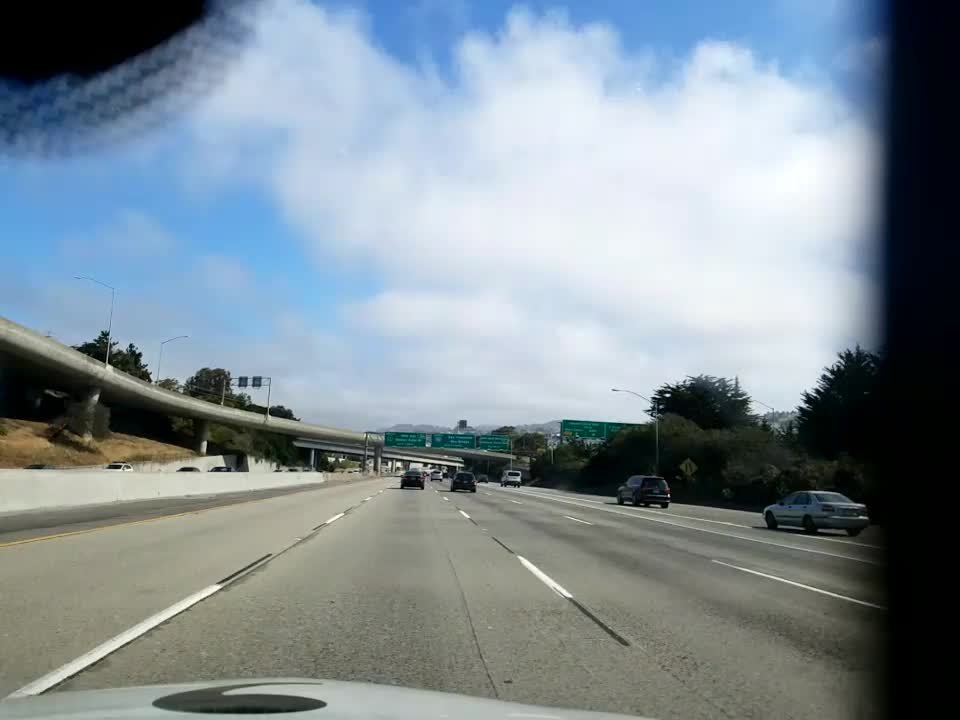
#> input picture pics/0_0.jpg, 960 x 720 px
$ python extract.py   (older library calls are emulated)
#> lines starting #> are read from the running program, lines starting #| are printed output that depends on the picture
import cv2
import numpy as np

img = cv2.imread('./pics/0_0.jpg')
#> img is the input picture: shape (720, 960, 3); mean B, G, R 149.8, 142, 128.8
gray = cv2.cvtColor(img,cv2.COLOR_BGR2GRAY)
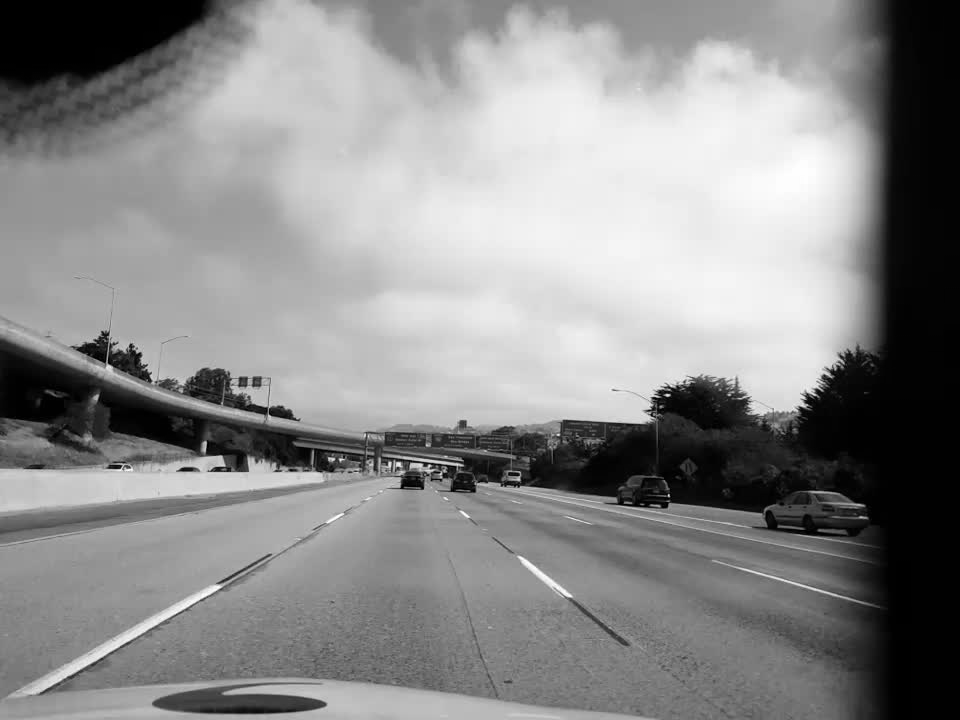
#> gray: shape (720, 960); min 0, max 254, mean 138.9

sift = cv2.SIFT()
kp = sift.detect(gray, None)
#> kp = 1098 keypoints; strongest (x, y, size): (667, 395, 2.5), (218, 469, 4.4), (399, 464, 3.3), (425, 464, 3.3)

img=cv2.drawKeypoints(gray,kp, flags=cv2.DRAW_MATCHES_FLAGS_DRAW_RICH_KEYPOINTS)
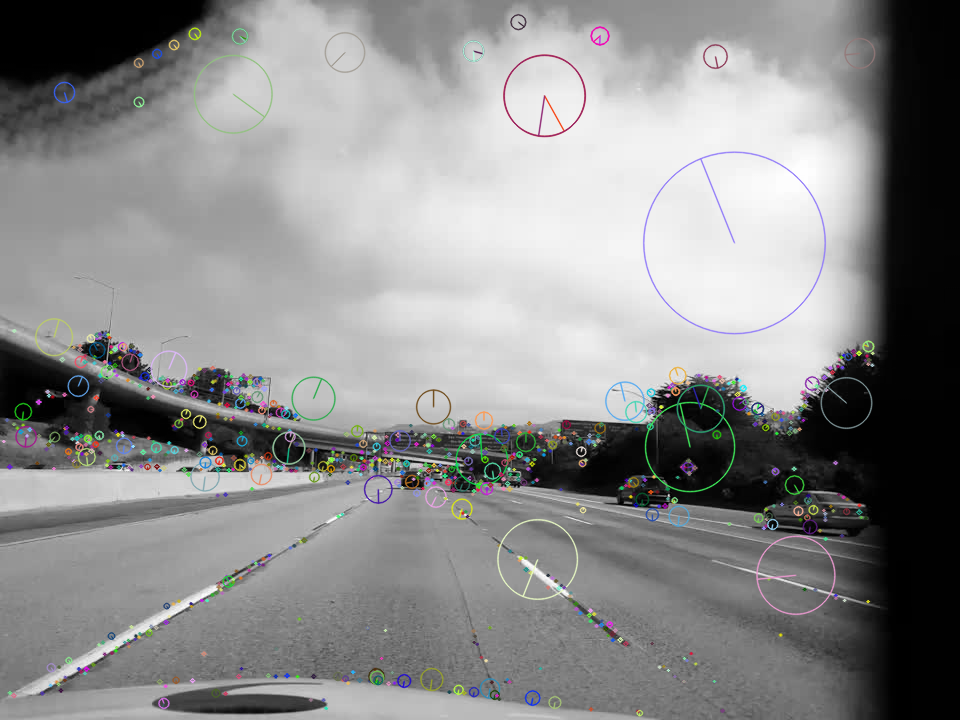
#> img: shape (720, 960, 3); mean of channels 0, 1, 2 139.5, 139.6, 139.4; drawn as B, G, R
cv2.imwrite('sift_keypoints.jpg',img)

gray_dither = np.uint8(np.minimum(255, np.maximum(0, np.int8(10*np.random.randn(*gray.shape)) + gray)))

kp = sift.detect(gray_dither, None)
#> kp = 1349 keypoints; strongest (x, y, size): (667, 395, 2.4), (218, 469, 4.3), (399, 464, 3.3), (184, 469, 3.9)
img=cv2.drawKeypoints(gray_dither, kp,
    flags=cv2.DRAW_MATCHES_FLAGS_DRAW_RICH_KEYPOINTS)
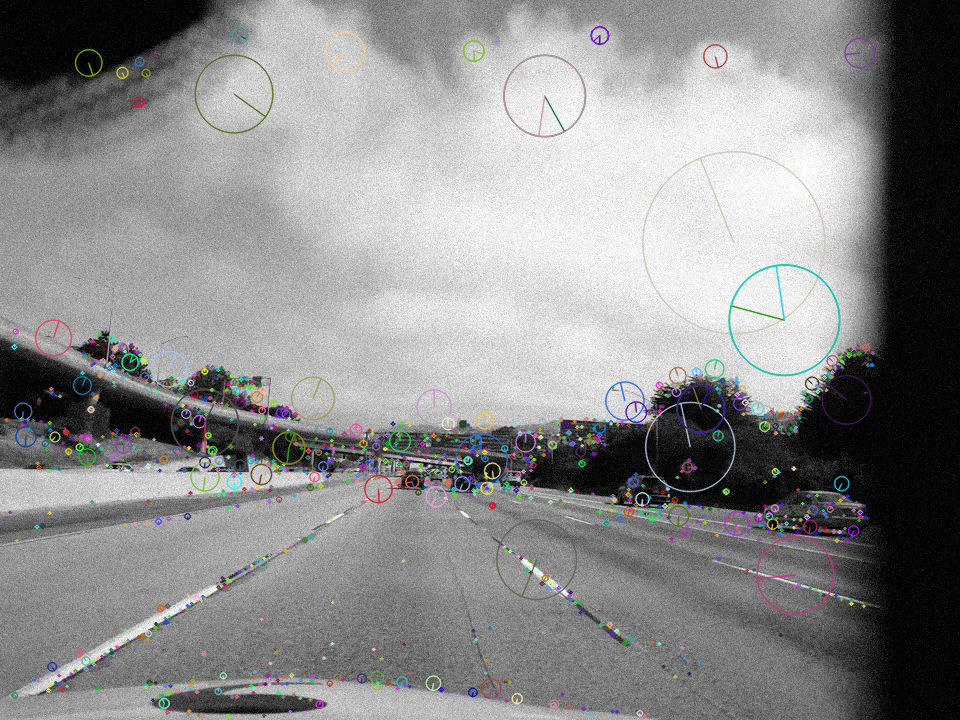
#> img: shape (720, 960, 3); mean of channels 0, 1, 2 139.8, 139.7, 139.6; drawn as B, G, R
cv2.imwrite('sift_keypoints_dither.jpg',img)

$ run again, with pics/0_3.jpg copied over pics/0_0.jpg
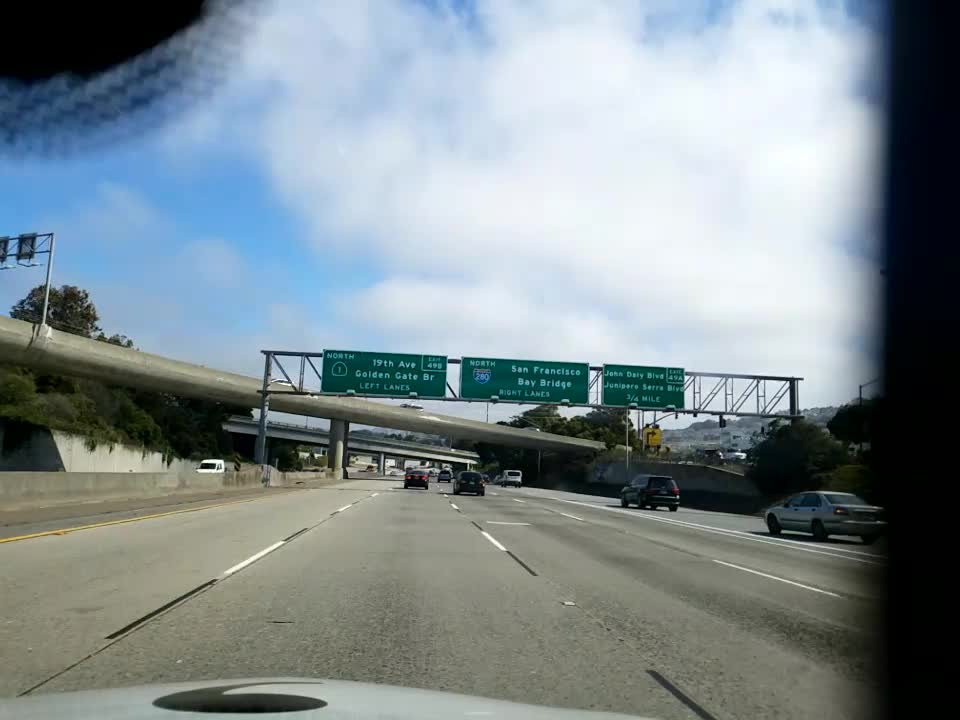
#> input picture pics/0_3.jpg, 960 x 720 px
#> img is the input picture: shape (720, 960, 3); mean B, G, R 144.4, 139.9, 127.4
#> `gray = cv2.cvtColor(img,cv2.COLOR_BGR2GRAY)`:
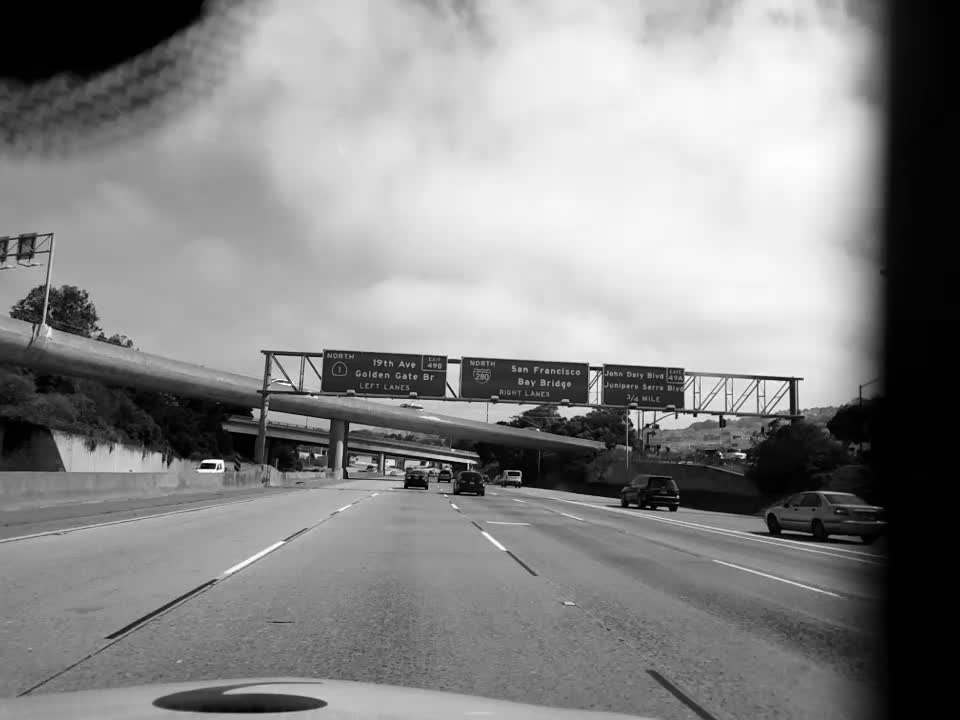
#> gray: shape (720, 960); min 0, max 254, mean 136.7
#> `kp = sift.detect(gray, None)`: kp = 1533 keypoints; strongest (x, y, size): (212, 466, 4.2), (695, 415, 2.4), (427, 463, 2.6), (316, 455, 2.7)
#> `kp = sift.detect(gray_dither, None)`: kp = 1764 keypoints; strongest (x, y, size): (212, 466, 4.2), (695, 415, 2.5), (647, 425, 2.5), (427, 463, 2.6)
#> `img=cv2.drawKeypoints(gray_dither, kp, flags=cv2.DRAW_MATCHES_FLAGS_DR..`:
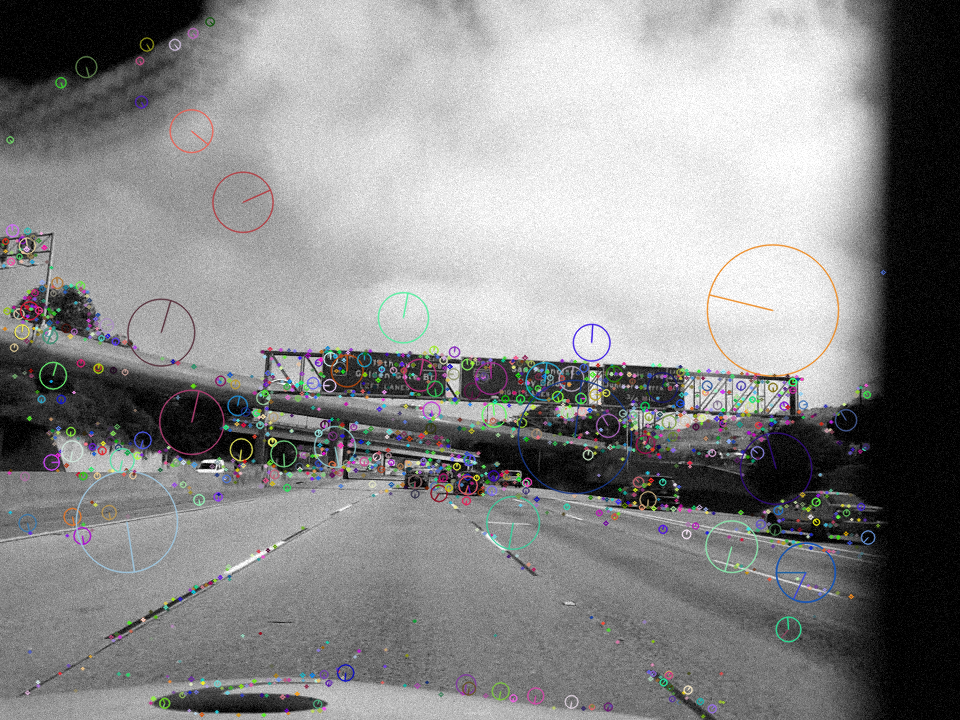
#> img: shape (720, 960, 3); mean of channels 0, 1, 2 138, 137.8, 137.9; drawn as B, G, R
